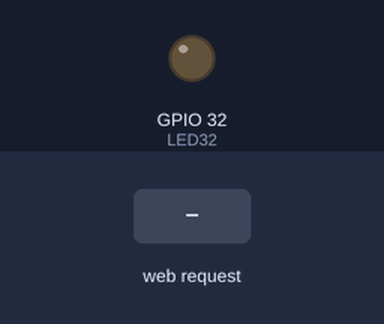
A sketch run on a simulated ESP32. On the bench: output pins drawn as LEDs (lit = HIGH). The test bench sets the inputs (shaded band). WiFi joins after 1.5 s; servers stay silent unless stated; what the sketch prints to the serial monitor is not drawn.

Above: at 2.7 s.
2.8 s: HTTP request GET /ledon received
At 3.5 s:
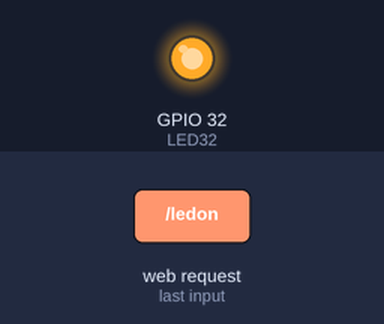
4.3 s: HTTP request GET /ledoff received
At 4.7 s:
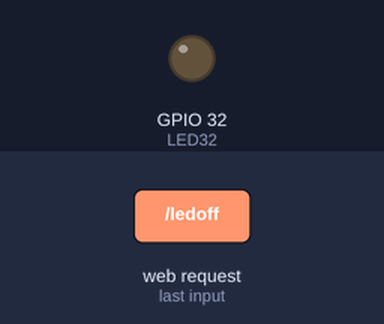
Timing chart, 0 to 7.3 s (numbered marks = the images above; inputs shaded):
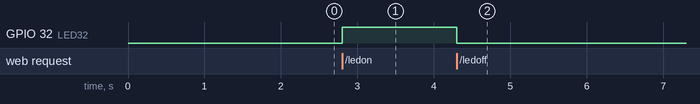

Measured:
- after the input at 2.8 s, GPIO 32 (LED32): LOW → HIGH at once
- after the input at 4.3 s, GPIO 32 (LED32): HIGH → LOW at once

The sketch:

led_on_off.ino
```cpp
#include <WiFi.h>

// Constante para definir rede a ser conectada
const char* ssid = "RouterTest";
const char* password = "routertest";

// Define um IP estático
IPAddress local_IP(192, 168, 0, 150);
IPAddress gateway(192, 168, 0, 1);
IPAddress subnet(255, 255, 255, 0);
WiFiServer server(80);

#define LED32  32    // LED port32

String estado = "";
int wait30 = 30000; // timer usado em caso de desconexões

void setup() {
  Serial.begin(9600);
  pinMode(LED32, OUTPUT);

  // Configura o IP estático
  if (!WiFi.config(local_IP, gateway, subnet)) {
    Serial.println("Erro em configurar a rede.");
  }

  // Conecta a rede WI-FI
  Serial.println();
  Serial.print("Conectando-se com rede: ");
  Serial.println(ssid);

  WiFi.begin(ssid, password);

  while (WiFi.status() != WL_CONNECTED) {
    delay(500);
    Serial.print(".");
  }
  Serial.println("Conectado a rede WiFi.");

  // Inicia o servidor web
  server.begin();
  Serial.println("Servidor Web iniciado.");

  // Mostra o IP do microcontrolador na serial
  Serial.print("IP para se conectar ao servidor web: ");
  Serial.print("http://");
  Serial.println(WiFi.localIP());
}

void loop() {
  // Se desconectado da rede, tenta reconectar a cada 30 segundos
  if ((WiFi.status() != WL_CONNECTED) && (millis() > wait30)) {
    Serial.println("Tentando reconectar a rede Wi-Fi...");
    WiFi.disconnect();
    WiFi.begin(ssid, password);
    wait30 = millis() + 30000;
  }
  // Confere se o cliente se conectou
  WiFiClient client = server.available();
  if (!client) {
    return;
  }

  Serial.print("Novo Cliente: ");
  Serial.println(client.remoteIP());

  // Espera que o cliente envie alguns dados
  while (!client.available()) {
    delay(1);
  }

  // Le as informações enviadas pelo cliente.
  String req = client.readStringUntil('\r');
  Serial.println(req);

  // Make the client's request.
  if (req.indexOf("ledon") != -1) {
    digitalWrite(LED32, HIGH);
    estado = "LED Ligado";
  }
  if (req.indexOf("ledoff") != -1) {
    digitalWrite(LED32, LOW);
    estado = "LED desligado";
  }

  //////////////////////////////////////////////
  // Página WEB. ////////////////////////////
  client.println("HTTP/1.1 200 OK");
  client.println("Content-Type: text/html");
  client.println("");
  client.println(estado);

  client.flush();
  client.stop();
}
```
